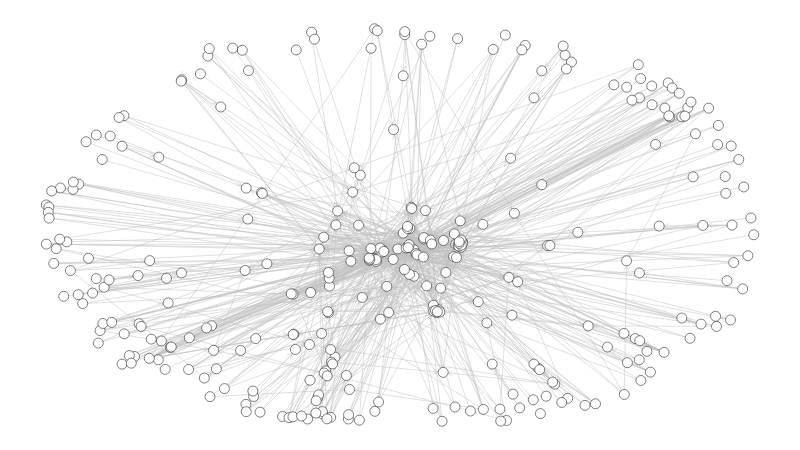

The notebook cell saved with this chart:
### Code cell
nodes_raw = sn.load_graph('quantum_V01.gml', has_pos=False)
for i in range(len(edges)):
    edges[i] =  (int(edges[i][0]),int(edges[i][1]))
    
nodes = nx.edge_subgraph(nodes_raw, edges)
nodes = nodes.reverse()
sn.show_graph(nodes, nlab=False)

### Figure 1 — Plotly figure (JSON) as saved in the notebook; plotly's stock layout.template omitted (floating-point values rounded to 4 significant figures; data arrays with more than 128 entries replaced by an {"elided": "..."} marker saying what was removed)
{"data": [{"hoverinfo": "none", "line": {"color": "rgb(192, 192, 192)", "width": 0.5}, "mode": "lines", "type": "scatter", "uid": "039bcdd8-f851-11e8-9fd2-0c5415a87eaa", "x": {"elided": "7320 float values"}, "y": {"elided": "7320 float values"}}, {"hoverinfo": "none", "marker": {"color": "rgb(255, 255, 255)", "line": {"color": "rgb(0, 0, 0)", "width": 0.5}, "size": 10}, "mode": "markers+text", "text": [], "textfont": {"color": "rgb(0, 0, 0)"}, "textposition": "top center", "type": "scatter", "uid": "039bcdd9-f851-11e8-ae00-0c5415a87eaa", "x": {"elided": "322 float values"}, "y": {"elided": "322 float values"}}], "layout": {"height": 450, "margin": {"b": 0, "l": 0, "r": 0, "t": 0}, "showlegend": false, "width": 800, "xaxis": {"showgrid": false, "showticklabels": false, "zeroline": false}, "yaxis": {"showgrid": false, "showticklabels": false, "zeroline": false}}}
